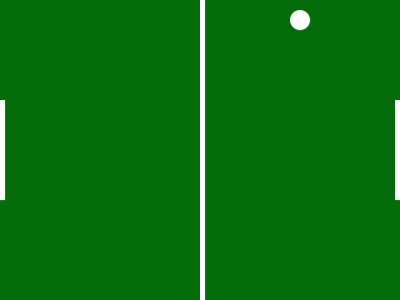
Frame 1 (no input)
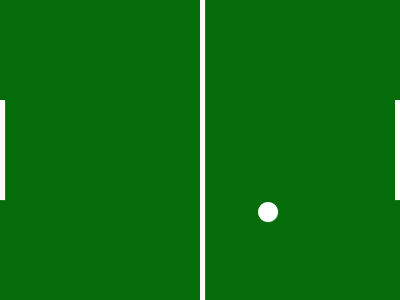
Frame 60 (the mouse pressed at the canvas centre just before this capture)
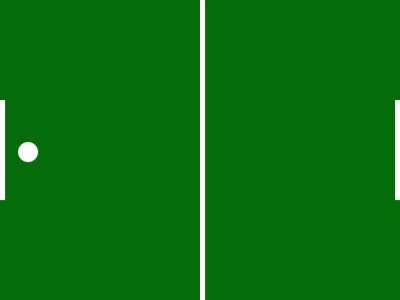
Frame 120 (the mouse held since frame 60 and released just before this capture)

The Processing sketch that drew these frames (run headless with seeded random() and noise(); from frame 60 on, the mouse is pressed at the canvas centre):

// Processing sketch: processing_87992
// ── processing_87992.pde

float circle_x = 300;
float circle_y = 20;

float move_x = 4;
float move_y = -4;

void setup(){
  size(400, 300);
  stroke(220,225,220);
  strokeWeight(0);
}

void draw(){
  background(4,108,8);
  rect(200, 0, 5,300);
  rect(0, 100, 5, 100);
  rect(395, 100, 5, 100);
  ellipse(circle_x, circle_y, 20, 20);
  circle_x = circle_x + move_x;
  circle_y = circle_y + move_y;
  
  if(circle_x > width) {
    circle_x = width;
    move_x = -move_x;
    println("too right");
  }
  if(circle_y > height) {
    circle_y = height;
    move_y = -move_y;
    println("too bottom");
  }
  if(circle_x < 0) {
    circle_x = 0;
    move_x = -move_x;
    println("too left");
  }
  if(circle_y < 0) {
    circle_y = 0;
    move_y = -move_y;
    println("too top");
}
}
